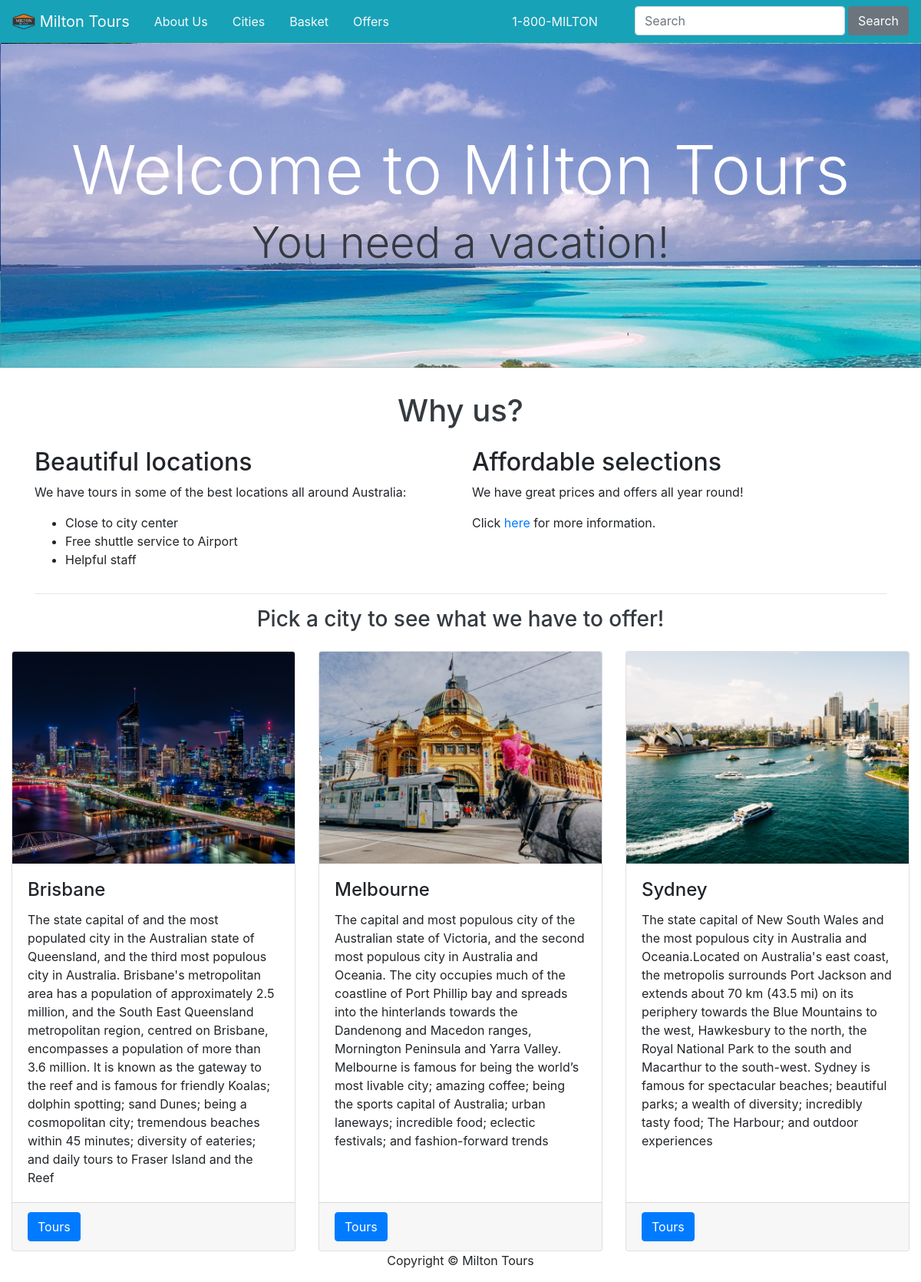
The page / on the database its author committed.
### miltontours/models.py (models this page shows, shortened)
class City(db.Model):
    __tablename__ = 'cities'
    id = db.Column(db.Integer, primary_key=True)
    name = db.Column(db.String(64), unique=True)
    description = db.Column(db.String(500), nullable=False)
    image = db.Column(db.String(60), nullable=False, default = 'defaultcity.jpg')
    tours = db.relationship('Tour', backref='City', cascade="all, delete-orphan")

### miltontours/views.py (the view)
@main_bp.route('/')
def index():
    cities = City.query.order_by(City.name).all()
    return render_template('index.html', cities=cities)

### miltontours/templates/index.html
{% extends 'base.html' %}
{% block head %}
<div class="jumbotron jumbotron-fluid card card-image" style="background-image: url({{url_for('static', filename='img/header.jpg')}});">
    <div class="text-white text-center py-5 px-4">
        <div>
            <h1 class="display-2">Welcome to Milton Tours</h1>
            <p class="display-4 text-dark">You need a vacation!</p>
        </div>
    </div>
</div>
{% endblock %}
{% block main %}
<section>
    <div class="container">
        <div class="text-white text-center">
            <div>
                <p class="h1 text-dark mb-4">Why us?</p>
            </div>
        </div>
        <div class="row">
            <div class="col-md-6">
                <article>
                    <h2>Beautiful locations</h2>
                    <p>We have tours in some of the best locations all around Australia:</p>
                    <ul>
                        <li>Close to city center</li>
                        <li>Free shuttle service to Airport</li>
                        <li>Helpful staff</li>
                    </ul>
                </article>
            </div>
            <div class="col-md-6">
                <article>
                    <h2>Affordable selections</h2>
                    <p>We have <span> great prices and offers </span> all year round!</p>
                    <p>Click <a href="discounts.html">here</a> for more information.</p>
                </article>
            </div>
        </div>
        <hr>
    </div>
</section>
<section>
    <div class="text-dark text-center">
        <div>
            <p class="h3 text-dark mb-4" id="cities_anchor">Pick a city to see what we have to offer!</p>
        </div>
    </div>
    <div class="card-deck">
        {% for city in cities %}
        <div class="card">
            <img class="card-img-top" src="{{ url_for('static', filename='img/'+city.image) }}" alt="Card image">
            <div class="card-body">
                <h4 class="card-title">{{ city.name }}</h4>
                <p class="card-text">{{ city.description }}</p>
            </div>
            <div class="card-footer"><a href= "{{ url_for('main.citytours', cityid=city.id) }}" class="btn btn-primary">Tours</a></div>
        </div>
        {% endfor %}
    </div>
</section>
{% endblock %}

### rows shown on the page
City: image (picture), name "Brisbane", description "The state capital of and the most populated city in the Australian state of Queensland, and the third most populous city in Australia. Brisbane's metropolitan area has a population of approximately 2.5 million, and the South East Queensland metropolitan region, centred on Brisbane, encompasses a population of more than 3.6 million. It is known as the gateway to the reef and is famous for friendly Koalas; dolphin spotting; sand Dunes; being a cosmopolitan city; tremendous beaches within 45 minutes; diversity of eateries; and daily tours to Fraser Island and the Reef"
City: image (picture), name "Melbourne", description "The capital and most populous city of the Australian state of Victoria, and the second most populous city in Australia and Oceania. The city occupies much of the coastline of Port Phillip bay and spreads into the hinterlands towards the Dandenong and Macedon ranges, Mornington Peninsula and Yarra Valley. Melbourne is famous for being the world’s most livable city; amazing coffee; being the sports capital of Australia; urban laneways; incredible food; eclectic festivals; and fashion-forward trends"
City: image (picture), name "Sydney", description "The state capital of New South Wales and the most populous city in Australia and Oceania.Located on Australia's east coast, the metropolis surrounds Port Jackson and extends about 70 km (43.5 mi) on its periphery towards the Blue Mountains to the west, Hawkesbury to the north, the Royal National Park to the south and Macarthur to the south-west. Sydney is famous for spectacular beaches; beautiful parks; a wealth of diversity; incredibly tasty food; The Harbour; and outdoor experiences"
